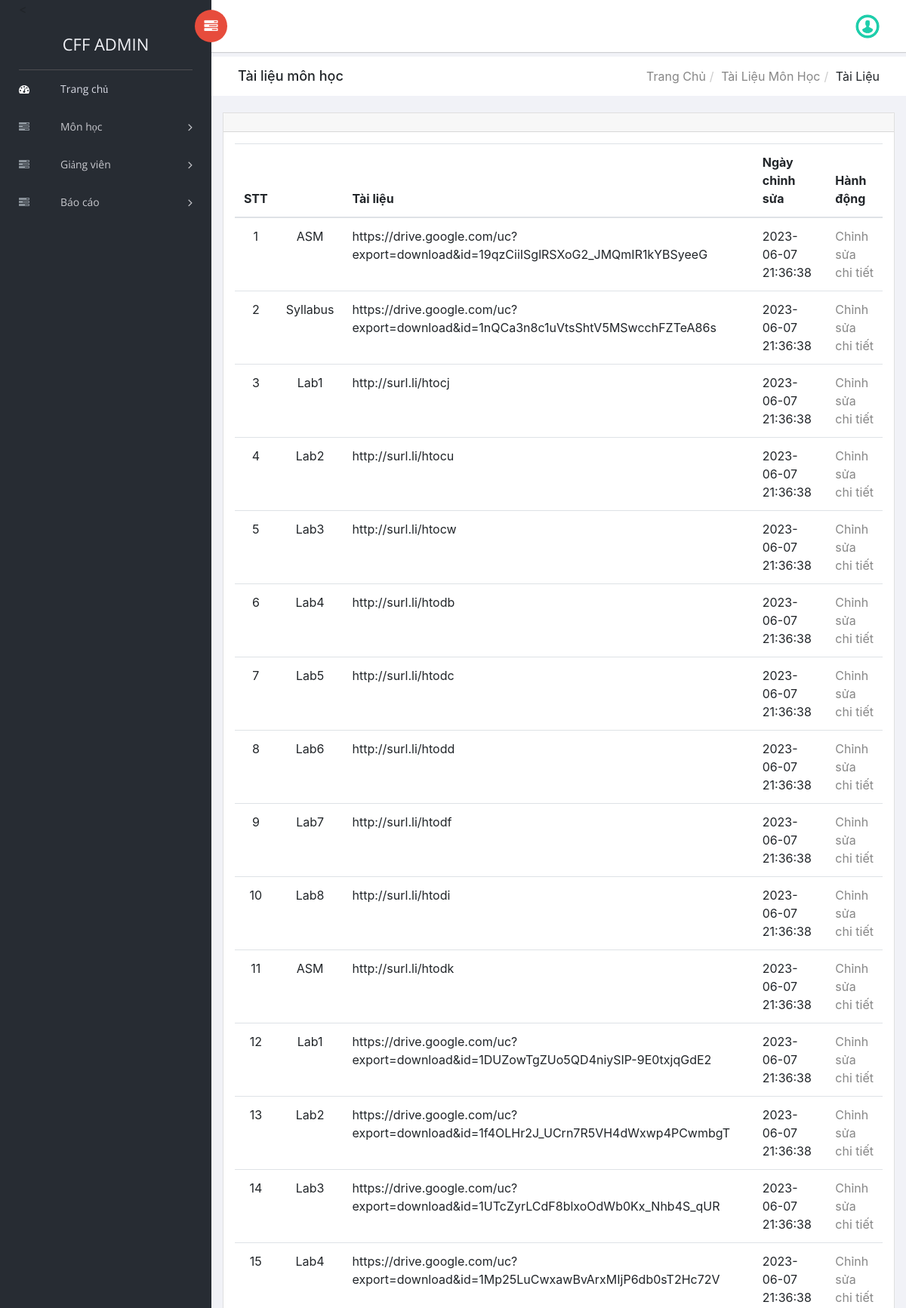
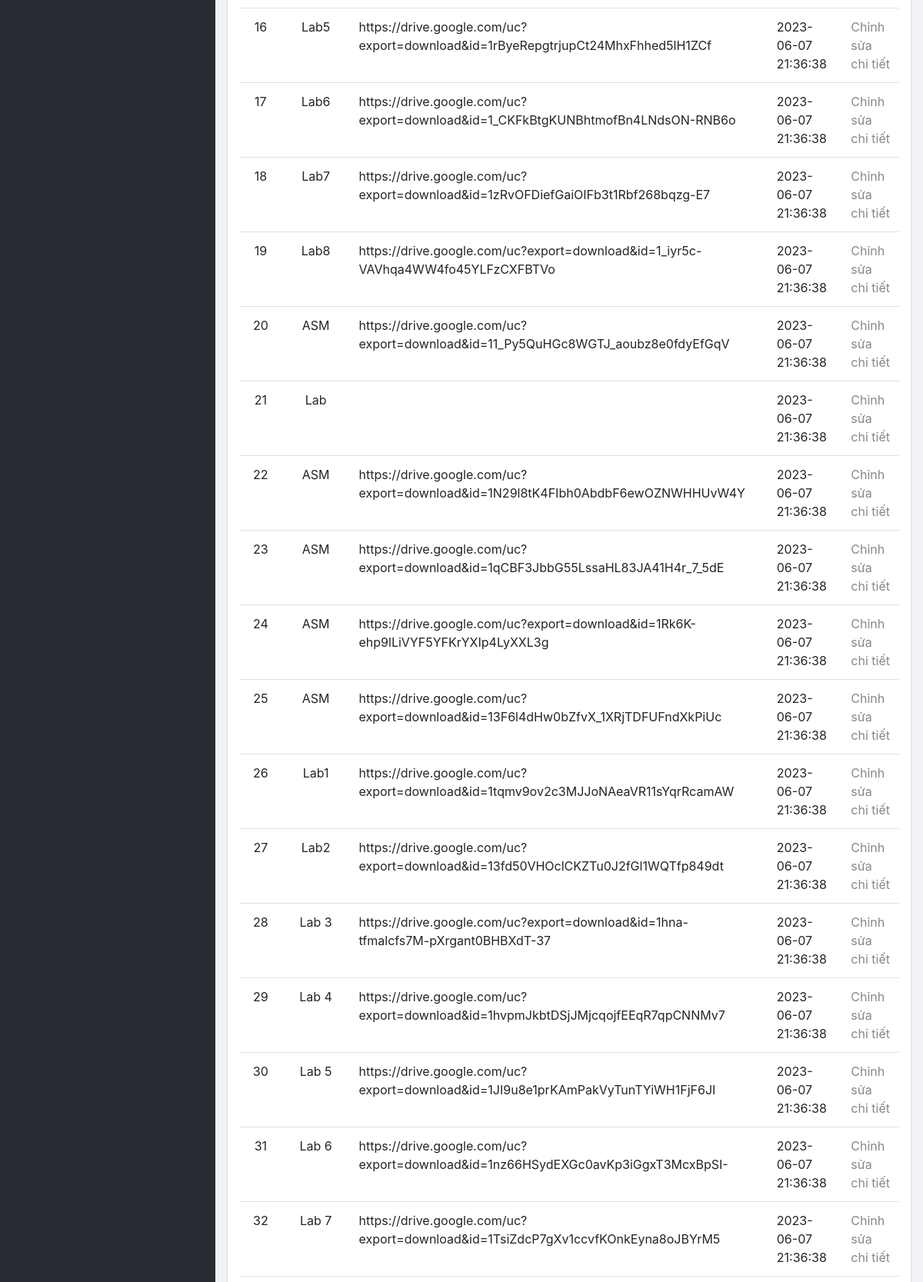
Page /CFF/admin/lab_asm.php (signed in, upper part) on the committed database (2 pictures, top to bottom).
### tables this page shows
CREATE TABLE `lab_asm` (
  `id` int(11) NOT NULL,
  `name` varchar(255) NOT NULL,
  `ghichu` varchar(255) NOT NULL,
  `baitap` varchar(255) NOT NULL,
  `mota` varchar(255) NOT NULL,
  `tailieu` varchar(255) NOT NULL,
  `dateEdit` timestamp NULL DEFAULT current_timestamp()
);

### CFF/admin/lab_asm.php (the view, shortened to what this page needs)
<?php
include('includes/dbconnection.php');
if (strlen($_SESSION['trmsaid'] == 0)) {
    header('location:logout.php');
} else {
?>
    <?php
    $sdata = $_GET['name'];
    $sql1 = "SELECT * from lab_asm where name like '%$sdata%' ";
    $query1 = $dbh->prepare($sql1);
    $query1->execute();
    $results1 = $query1->fetchAll(PDO::FETCH_OBJ);
    ?>
    <!doctype html>
    <html class="no-js" lang="en">
    <head>
        <link rel="stylesheet" href="vendors/bootstrap/dist/css/bootstrap.min.css">
        <link rel="stylesheet" href="vendors/font-awesome/css/font-awesome.min.css">
        <link rel="stylesheet" href="vendors/themify-icons/css/themify-icons.css">
        <link rel="stylesheet" href="vendors/flag-icon-css/css/flag-icon.min.css">
        <link rel="stylesheet" href="vendors/selectFX/css/cs-skin-elastic.css">
        <link rel="stylesheet" href="assets/css/style.css">
    </head>
    <body>
        <?php include_once('includes/sidebar.php'); ?>
        <div id="right-panel" class="right-panel">
            <?php include_once('includes/header.php'); ?>
            <div class="breadcrumbs">
                <div class="col-sm-4">
                    <div class="page-header float-left">
                        <div class="page-title">
                            <h1>Tài liệu môn học</h1>
                        </div>
                    </div>
                </div>
                <div class="col-sm-8">
                    <div class="page-header float-right">
                        <div class="page-title">
                            <ol class="breadcrumb text-right">
                                <li><a href="dashboard.php">Trang chủ</a></li>
                                <li><a href="manage-teacher.php">Tài liệu môn học</a></li>
                                <li class="active">Tài liệu</li>
                            </ol>
                        </div>
                    </div>
                </div>
            </div>
            <div class="content mt-3">
                <div class="animated fadeIn">
                    <div class="row">
                        <div class="col-lg-12">
                            <div class="card">
                                <div class="card-header">
                                </div>
                                <div class="card-body">
                                    <table class="table">
                                        <thead>
                                            <tr>
                                                <th>STT</th>
                                                <th><?php echo $sdata ?></th>
                                                <th>Tài liệu</th>
                                                <th>Ngày chỉnh sửa</th>
                                                <th>Hành động</th>
                                            </tr>
                                        </thead>
                                        <?php
                                        $cnt = 1;
                                        if ($query1->rowCount() > 0) {
                                            foreach ($results1 as $row) {               ?>
                                                <tr>
                                                    <td style="text-align: center;"><?php echo htmlentities($cnt); ?></td>
                                                    <td style="text-align: center;"><?php echo htmlentities($row->baitap) ?></td>
                                                    <td><?php echo htmlentities($row->tailieu); ?></td>
                                                    <td ><?php echo htmlentities($row->dateEdit); ?></td>
                                                    <td><a href="edit-lab-asm-detail.php?name=<?php echo htmlentities($row->name); ?>">Chỉnh sửa chi tiết</a></td>
                                                </tr>
                                        <?php $cnt = $cnt + 1;
                                            }
                                        } ?>
                                    </table>
                                </div>
                            </div>
                        </div>
                    </div>
                </div>
            </div>
        </div>
    </body>
    </html>
<?php }  ?>

### rows in the picture
lab_asm: baitap "ASM", tailieu "https://drive.google.com/uc?export=download&id=19qzCiiISglRSXoG2_JMQmIR1kYBSyeeG", dateEdit "2023-06-07 21:36:38"
lab_asm: baitap "Syllabus", tailieu "https://drive.google.com/uc?export=download&id=1nQCa3n8c1uVtsShtV5MSwcchFZTeA86s", dateEdit "2023-06-07 21:36:38"
lab_asm: baitap "Lab1", tailieu "http://surl.li/htocj", dateEdit "2023-06-07 21:36:38"
lab_asm: baitap "Lab2", tailieu "http://surl.li/htocu", dateEdit "2023-06-07 21:36:38"
lab_asm: baitap "Lab3", tailieu "http://surl.li/htocw", dateEdit "2023-06-07 21:36:38"
lab_asm: baitap "Lab4", tailieu "http://surl.li/htodb", dateEdit "2023-06-07 21:36:38"
lab_asm: baitap "Lab5", tailieu "http://surl.li/htodc", dateEdit "2023-06-07 21:36:38"
lab_asm: baitap "Lab6", tailieu "http://surl.li/htodd", dateEdit "2023-06-07 21:36:38"
lab_asm: baitap "Lab7", tailieu "http://surl.li/htodf", dateEdit "2023-06-07 21:36:38"
lab_asm: baitap "Lab8", tailieu "http://surl.li/htodi", dateEdit "2023-06-07 21:36:38"
lab_asm: baitap "ASM", tailieu "http://surl.li/htodk", dateEdit "2023-06-07 21:36:38"
lab_asm: baitap "Lab1", tailieu "https://drive.google.com/uc?export=download&id=1DUZowTgZUo5QD4niySIP-9E0txjqGdE2", dateEdit "2023-06-07 21:36:38"
lab_asm: baitap "Lab2", tailieu "https://drive.google.com/uc?export=download&id=1f4OLHr2J_UCrn7R5VH4dWxwp4PCwmbgT", dateEdit "2023-06-07 21:36:38"
lab_asm: baitap "Lab3", tailieu "https://drive.google.com/uc?export=download&id=1UTcZyrLCdF8blxoOdWb0Kx_Nhb4S_qUR", dateEdit "2023-06-07 21:36:38"
lab_asm: baitap "Lab4", tailieu "https://drive.google.com/uc?export=download&id=1Mp25LuCwxawBvArxMIjP6db0sT2Hc72V", dateEdit "2023-06-07 21:36:38"
lab_asm: baitap "Lab5", tailieu "https://drive.google.com/uc?export=download&id=1rByeRepgtrjupCt24MhxFhhed5lH1ZCf", dateEdit "2023-06-07 21:36:38"
lab_asm: baitap "Lab6", tailieu "https://drive.google.com/uc?export=download&id=1_CKFkBtgKUNBhtmofBn4LNdsON-RNB6o", dateEdit "2023-06-07 21:36:38"
lab_asm: baitap "Lab7", tailieu "https://drive.google.com/uc?export=download&id=1zRvOFDiefGaiOIFb3t1Rbf268bqzg-E7", dateEdit "2023-06-07 21:36:38"
lab_asm: baitap "Lab8", tailieu "https://drive.google.com/uc?export=download&id=1_iyr5c-VAVhqa4WW4fo45YLFzCXFBTVo", dateEdit "2023-06-07 21:36:38"
lab_asm: baitap "ASM", tailieu "https://drive.google.com/uc?export=download&id=11_Py5QuHGc8WGTJ_aoubz8e0fdyEfGqV", dateEdit "2023-06-07 21:36:38"
lab_asm: baitap "Lab", dateEdit "2023-06-07 21:36:38"
lab_asm: baitap "ASM", tailieu "https://drive.google.com/uc?export=download&id=1N29l8tK4FIbh0AbdbF6ewOZNWHHUvW4Y", dateEdit "2023-06-07 21:36:38"
lab_asm: baitap "ASM", tailieu "https://drive.google.com/uc?export=download&id=1qCBF3JbbG55LssaHL83JA41H4r_7_5dE", dateEdit "2023-06-07 21:36:38"
lab_asm: baitap "ASM", tailieu "https://drive.google.com/uc?export=download&id=1Rk6K-ehp9lLiVYF5YFKrYXIp4LyXXL3g", dateEdit "2023-06-07 21:36:38"
lab_asm: baitap "ASM", tailieu "https://drive.google.com/uc?export=download&id=13F6l4dHw0bZfvX_1XRjTDFUFndXkPiUc", dateEdit "2023-06-07 21:36:38"
lab_asm: baitap "Lab1", tailieu "https://drive.google.com/uc?export=download&id=1tqmv9ov2c3MJJoNAeaVR11sYqrRcamAW", dateEdit "2023-06-07 21:36:38"
lab_asm: baitap "Lab2", tailieu "https://drive.google.com/uc?export=download&id=13fd50VHOclCKZTu0J2fGl1WQTfp849dt", dateEdit "2023-06-07 21:36:38"
lab_asm: baitap "Lab 3", tailieu "https://drive.google.com/uc?export=download&id=1hna-tfmalcfs7M-pXrgant0BHBXdT-37", dateEdit "2023-06-07 21:36:38"
lab_asm: baitap "Lab 4", tailieu "https://drive.google.com/uc?export=download&id=1hvpmJkbtDSjJMjcqojfEEqR7qpCNNMv7", dateEdit "2023-06-07 21:36:38"
lab_asm: baitap "Lab 5", tailieu "https://drive.google.com/uc?export=download&id=1JI9u8e1prKAmPakVyTunTYiWH1FjF6JI", dateEdit "2023-06-07 21:36:38"
lab_asm: baitap "Lab 6", tailieu "https://drive.google.com/uc?export=download&id=1nz66HSydEXGc0avKp3iGgxT3McxBpSI-", dateEdit "2023-06-07 21:36:38"
lab_asm: baitap "Lab 7", tailieu "https://drive.google.com/uc?export=download&id=1TsiZdcP7gXv1ccvfKOnkEyna8oJBYrM5", dateEdit "2023-06-07 21:36:38"
